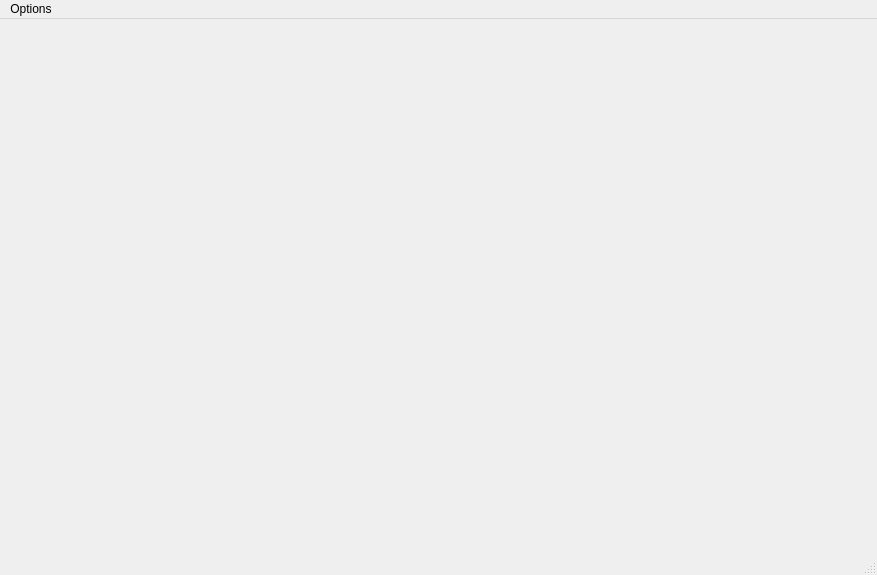
<?xml version="1.0" encoding="UTF-8"?>
<ui version="4.0">
 <class>MainWindow</class>
 <widget class="QMainWindow" name="MainWindow">
  <property name="geometry">
   <rect>
    <x>0</x>
    <y>0</y>
    <width>877</width>
    <height>575</height>
   </rect>
  </property>
  <property name="windowTitle">
   <string>WinkelBudget 1.0</string>
  </property>
  <widget class="QWidget" name="centralwidget">
   <layout class="QVBoxLayout" name="verticalLayout">
    <item>
     <widget class="QStackedWidget" name="stackedWidget"/>
    </item>
   </layout>
  </widget>
  <widget class="QMenuBar" name="menubar">
   <property name="geometry">
    <rect>
     <x>0</x>
     <y>0</y>
     <width>877</width>
     <height>22</height>
    </rect>
   </property>
   <widget class="QMenu" name="menubruh">
    <property name="title">
     <string>Options</string>
    </property>
    <addaction name="actionSave"/>
    <addaction name="actionImport_from"/>
    <addaction name="separator"/>
    <addaction name="actionGo_to_Month_Selection"/>
    <addaction name="actionHomepage"/>
   </widget>
   <addaction name="menubruh"/>
  </widget>
  <widget class="QStatusBar" name="statusbar"/>
  <action name="actionSave">
   <property name="text">
    <string>Save</string>
   </property>
  </action>
  <action name="actionImport_from">
   <property name="text">
    <string>Import from...</string>
   </property>
  </action>
  <action name="actionGo_to_Month_Selection">
   <property name="text">
    <string>Month Selection</string>
   </property>
  </action>
  <action name="actionHomepage">
   <property name="text">
    <string>Homepage</string>
   </property>
  </action>
 </widget>
 <resources/>
 <connections/>
</ui>
